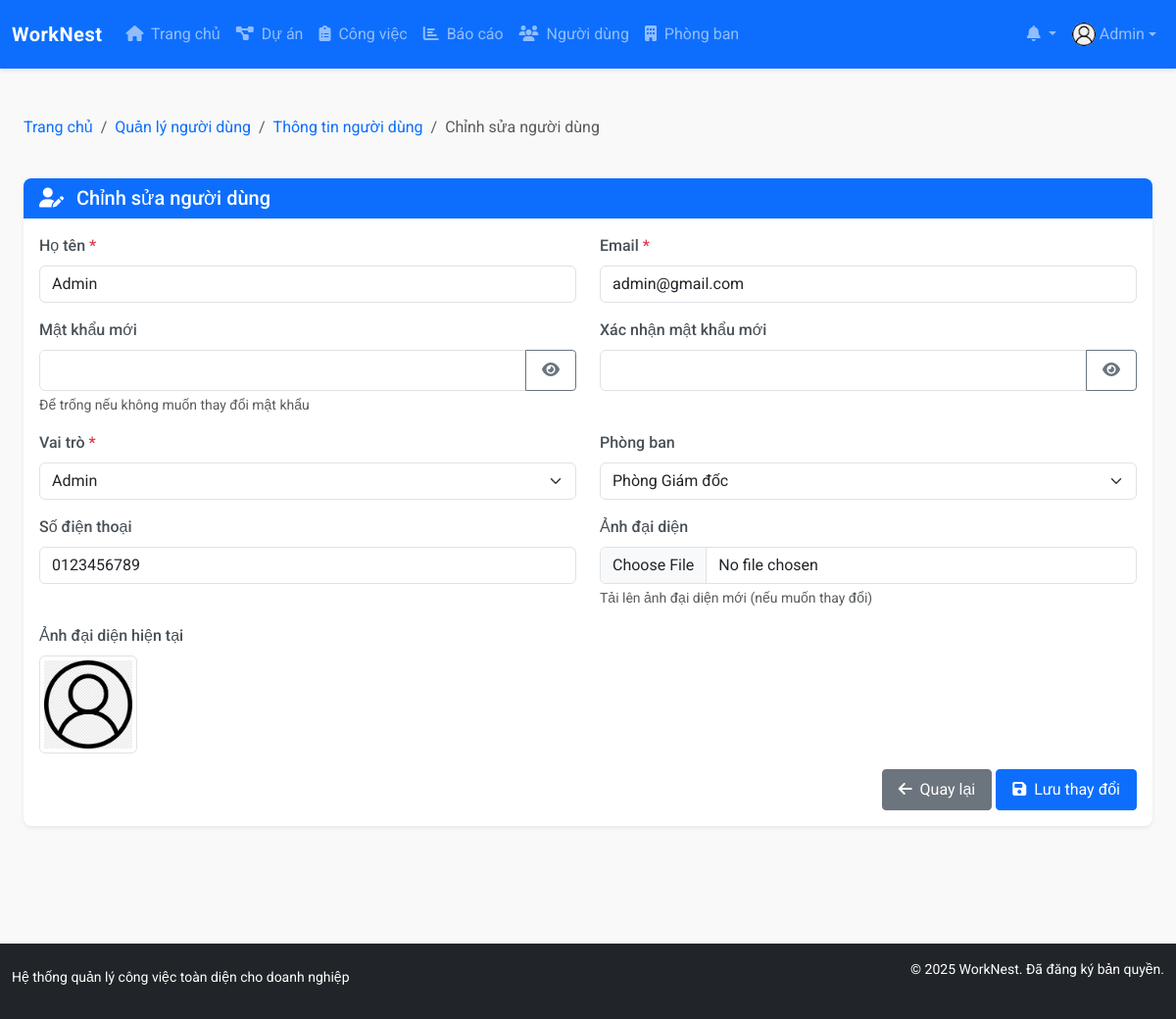
The app's page /modules/users/edit.php?id=1 (signed in) with its own data.
### tables this page shows
CREATE TABLE `users` (
  `id` int NOT NULL,
  `name` varchar(100) NOT NULL,
  `email` varchar(100) NOT NULL,
  `password` varchar(255) NOT NULL,
  `role` enum('admin','project_manager','department_manager','staff') NOT NULL DEFAULT 'staff',
  `department_id` int DEFAULT NULL,
  `phone` varchar(20) DEFAULT NULL,
  `avatar` varchar(255) DEFAULT 'assets/images/avatar-default.png',
  `created_at` datetime NOT NULL DEFAULT CURRENT_TIMESTAMP,
  `updated_at` datetime DEFAULT NULL ON UPDATE CURRENT_TIMESTAMP,
  `last_login` datetime DEFAULT NULL
);

CREATE TABLE `departments` (
  `id` int NOT NULL,
  `name` varchar(100) NOT NULL,
  `description` text,
  `manager_id` int DEFAULT NULL,
  `created_at` datetime NOT NULL DEFAULT CURRENT_TIMESTAMP,
  `updated_at` datetime DEFAULT NULL ON UPDATE CURRENT_TIMESTAMP
);

### config/config.php (called while the page is built, shortened)
<?php
function is_logged_in() {
    return isset($_SESSION['user_id']);
}
function has_permission($required_role) {
    return $_SESSION['user_role'] === $required_role ||
           ($_SESSION['user_role'] === 'admin') ||
           ($required_role === 'department_manager' && $_SESSION['user_role'] === 'project_manager');
}
require_once ROOT_PATH . 'config/database.php';

### config/database.php (called while the page is built, shortened)
<?php
$conn = mysqli_connect(DB_HOST, DB_USER, DB_PASS, DB_NAME);
mysqli_set_charset($conn, "utf8mb4");
function query($sql) {
    global $conn;
    $result = mysqli_query($conn, $sql);
    return $result;
}
function fetch_array($result) {
    return mysqli_fetch_assoc($result);
}

### includes/functions.php (called while the page is built, shortened)
<?php
function get_notifications($user_id, $limit = 10, $offset = 0) {
    $user_id = (int)$user_id;
    $notifications = [];
    return $notifications;
}

### modules/users/edit.php (the view, shortened to what this page needs)
<?php
require_once '../../config/config.php';
require_once '../../includes/functions.php';
$user_id = (int)$_GET['id'];
$sql = "SELECT * FROM users WHERE id = $user_id";
$result = query($sql);
$user = fetch_array($result);
$departments_sql = "SELECT * FROM departments ORDER BY name ASC";
$departments_result = query($departments_sql);
include_once '../../templates/header.php';
?>
<div class="container-fluid py-4">
    <div class="row mb-4">
        <div class="col-md-12">
            <nav aria-label="breadcrumb">
                <ol class="breadcrumb">
                    <li class="breadcrumb-item"><a href="../../dashboard.php">Trang chủ</a></li>
                    <li class="breadcrumb-item"><a href="index.php">Quản lý người dùng</a></li>
                    <li class="breadcrumb-item"><a href="view.php?id=<?php echo $user_id; ?>">Thông tin người dùng</a></li>
                    <li class="breadcrumb-item active" aria-current="page">Chỉnh sửa người dùng</li>
                </ol>
            </nav>
        </div>
    </div>
    <div class="row">
        <div class="col-md-12">
            <div class="card">
                <div class="card-header bg-primary text-white">
                    <h5 class="mb-0">
                        <i class="fas fa-user-edit me-2"></i> Chỉnh sửa người dùng
                    </h5>
                </div>
                <div class="card-body">
                    <form method="post" action="" enctype="multipart/form-data" class="needs-validation" novalidate>
                        <div class="row mb-3">
                            <div class="col-md-6">
                                <label for="name" class="form-label">Họ tên <span class="text-danger">*</span></label>
                                <input type="text" class="form-control" id="name" name="name" value="<?php echo isset($_POST['name']) ? htmlspecialchars($_POST['name']) : htmlspecialchars($user['name']); ?>" required>
                            </div>
                            <div class="col-md-6">
                                <label for="email" class="form-label">Email <span class="text-danger">*</span></label>
                                <input type="email" class="form-control" id="email" name="email" value="<?php echo isset($_POST['email']) ? htmlspecialchars($_POST['email']) : htmlspecialchars($user['email']); ?>" required>
                            </div>
                        </div>
                        <div class="row mb-3">
                            <div class="col-md-6">
                                <label for="password" class="form-label">Mật khẩu mới</label>
                                <div class="input-group">
                                    <input type="password" class="form-control" id="password" name="password">
                                    <button class="btn btn-outline-secondary toggle-password" type="button" data-field="password">
                                        <i class="fas fa-eye"></i>
                                    </button>
                                </div>
                                <div class="form-text">Để trống nếu không muốn thay đổi mật khẩu</div>
                            </div>
                            <div class="col-md-6">
                                <label for="confirm_password" class="form-label">Xác nhận mật khẩu mới</label>
                                <div class="input-group">
                                    <input type="password" class="form-control" id="confirm_password" name="confirm_password">
                                    <button class="btn btn-outline-secondary toggle-password" type="button" data-field="confirm_password">
                                        <i class="fas fa-eye"></i>
                                    </button>
                                </div>
                            </div>
                        </div>
                        <?php if (has_permission('admin')): ?>
                        <div class="row mb-3">
                            <div class="col-md-6">
                                <label for="role" class="form-label">Vai trò <span class="text-danger">*</span></label>
                                <select class="form-select" id="role" name="role" required>
                                    <option value="admin" <?php echo ($user['role'] == 'admin') ? 'selected' : ''; ?>>Admin</option>
                                </select>
                            </div>
                            <div class="col-md-6">
                                <label for="department_id" class="form-label">Phòng ban</label>
                                <select class="form-select" id="department_id" name="department_id">
                                    <?php mysqli_data_seek($departments_result, 0);  ?>
                                    <?php while ($department = fetch_array($departments_result)): ?>
                                        <option value="<?php echo $department['id']; ?>" <?php echo ($user['department_id'] == $department['id']) ? 'selected' : ''; ?>>
                                            <?php echo $department['name']; ?>
                                        </option>
                                    <?php endwhile; ?>
                                </select>
                            </div>
                        </div>
                        <?php endif; ?>
                        <div class="row mb-3">
                            <div class="col-md-6">
                                <label for="phone" class="form-label">Số điện thoại</label>
                                <input type="text" class="form-control" id="phone" name="phone" value="<?php echo isset($_POST['phone']) ? htmlspecialchars($_POST['phone']) : htmlspecialchars($user['phone'] ?? ''); ?>">
                            </div>
                            <div class="col-md-6">
                                <label for="avatar" class="form-label">Ảnh đại diện</label>
                                <input type="file" class="form-control" id="avatar" name="avatar" accept="image/*">
                                <div class="form-text">Tải lên ảnh đại diện mới (nếu muốn thay đổi)</div>
                            </div>
                        </div>
                        <div class="row mb-3">
                            <div class="col-md-6">
                                <label class="form-label">Ảnh đại diện hiện tại</label>
                                <div>
                                    <img src="<?php echo BASE_URL . $user['avatar']; ?>" alt="Avatar" class="img-thumbnail" style="width: 100px; height: 100px; object-fit: cover;">
                                </div>
                            </div>
                        </div>
                        <div class="row">
                            <div class="col-md-12 text-end">
                                <a href="view.php?id=<?php echo $user_id; ?>" class="btn btn-secondary">
                                    <i class="fas fa-arrow-left me-1"></i> Quay lại
                                </a>
                                <button type="submit" class="btn btn-primary">
                                    <i class="fas fa-save me-1"></i> Lưu thay đổi
                                </button>
                            </div>
                        </div>
                    </form>
                </div>
            </div>
        </div>
    </div>
</div>
<?php
include_once '../../templates/footer.php';
?>

### templates/header.php (shortened to what this page needs)
<?php
require_once __DIR__ . '/../includes/functions.php';
?>
<!DOCTYPE html>
<html lang="vi">
<head>
    <link href="https://cdn.jsdelivr.net/npm/bootstrap@5.3.0-alpha1/dist/css/bootstrap.min.css" rel="stylesheet">
    <link rel="stylesheet" href="https://cdnjs.cloudflare.com/ajax/libs/font-awesome/6.4.0/css/all.min.css">
    <link rel="stylesheet" href="<?php echo BASE_URL; ?>assets/css/style.css">
</head>
<body>
    <?php if (is_logged_in()): ?>
        <nav class="navbar navbar-expand-lg navbar-dark bg-primary sticky-top">
            <div class="container-fluid">
                <a class="navbar-brand d-flex align-items-center justify-content-evenly" href="<?php echo BASE_URL; ?>">
                    <span class="fw-bold">WorkNest</span>
                </a>
                <div class="collapse navbar-collapse" id="navbarNav">
                    <ul class="navbar-nav me-auto">
                        <li class="nav-item">
                            <a class="nav-link" href="<?php echo BASE_URL; ?>">
                                <i class="fas fa-home me-1"></i> Trang chủ
                            </a>
                        </li>
                        <?php if (has_permission('project_manager') || has_permission('department_manager')): ?>
                            <li class="nav-item">
                                <a class="nav-link" href="<?php echo BASE_URL; ?>modules/projects/">
                                    <i class="fas fa-project-diagram me-1"></i> Dự án
                                </a>
                            </li>
                        <?php endif; ?>
                        <li class="nav-item">
                            <a class="nav-link" href="<?php echo BASE_URL; ?>modules/tasks/">
                                <i class="fas fa-clipboard-list me-1"></i> Công việc
                            </a>
                        </li>
                        <?php if (has_permission('project_manager') || has_permission('department_manager')): ?>
                            <li class="nav-item">
                                <a class="nav-link" href="<?php echo BASE_URL; ?>modules/reports/">
                                    <i class="fas fa-chart-bar me-1"></i> Báo cáo
                                </a>
                            </li>
                        <?php endif; ?>
                        <?php if (has_permission('admin')): ?>
                            <li class="nav-item">
                                <a class="nav-link" href="<?php echo BASE_URL; ?>modules/users/">
                                    <i class="fas fa-users me-1"></i> Người dùng
                                </a>
                            </li>
                            <li class="nav-item">
                                <a class="nav-link" href="<?php echo BASE_URL; ?>modules/departments/">
                                    <i class="fas fa-building me-1"></i> Phòng ban
                                </a>
                            </li>
                        <?php endif; ?>
                    </ul>
                    <ul class="navbar-nav">
                        <li class="nav-item dropdown">
                            <a class="nav-link dropdown-toggle position-relative" href="#" id="notificationsDropdown"
                                role="button" data-bs-toggle="dropdown" aria-expanded="false">
                                <i class="fas fa-bell"></i>
                            </a>
                        </li>
                        <li class="nav-item dropdown">
                            <a class="nav-link dropdown-toggle d-flex align-items-center justify-content-evenly" href="#" id="userDropdown"
                                role="button" data-bs-toggle="dropdown" aria-expanded="false">
                                <?php
                                $current_user_id = $_SESSION['user_id'];
                                $user_sql = "SELECT * FROM users WHERE id = $current_user_id";
                                $user_result = query($user_sql);
                                $user_data = fetch_array($user_result);
                                ?>
                                <img src="<?php echo BASE_URL . $user_data['avatar']; ?>" class="rounded-circle me-1"
                                    alt="Avatar" style="width: 24px; height: 24px; object-fit: cover;">
                                <span class="d-none d-lg-inline-block"><?php echo $user_data['name']; ?></span>
                            </a>
                        </li>
                    </ul>
                </div>
            </div>
        </nav>
    <?php endif; ?>
    <div class="container-fluid mt-4 pb-5">

### assets/css/style.css (style rules this page uses)
:root { --primary-color: #0d6efd; --primary-hover: #0a58ca; --secondary-color: #6c757d; --dark-color: #343a40; --light-color: #f8f9fa; --gray-100: #f8f9fa; --gray-200: #e9ecef; --gray-300: #dee2e6; --gray-400: #ced4da; --gray-500: #adb5bd; --gray-600: #6c757d; --gray-700: #495057; --gray-800: #343a40; --gray-900: #212529; }
a { text-decoration: none; }
body { font-family: 'Roboto', sans-serif; background-color: #f9f9f9; color: var(--gray-800); min-height: 100vh; display: flex; flex-direction: column; justify-content: space-between; }
.navbar-dark.bg-primary { height: 70px; box-shadow: 0 2px 4px rgba(0, 0, 0, 0.1); }
.navbar-brand { font-weight: 700; letter-spacing: 0.5px; }
.card { border: none; box-shadow: 0 0.125rem 0.25rem rgba(0, 0, 0, 0.075); transition: all 0.3s ease; border-radius: 0.5rem; overflow: hidden; }
.card-header { background-color: rgba(13, 110, 253, 0.05); border-bottom: 1px solid rgba(13, 110, 253, 0.1); font-weight: 500; }
.btn { border-radius: 0.25rem; padding: 0.5rem 1rem; transition: all 0.2s ease; }
.btn-primary { background-color: var(--primary-color); border-color: var(--primary-color); }
.form-label { font-weight: 500; color: var(--gray-700); }

### records on screen
users: avatar (placeholder picture), name "Admin", email "admin@gmail.com", role "Admin", department_id "Phòng Giám đốc", phone "0123456789"
